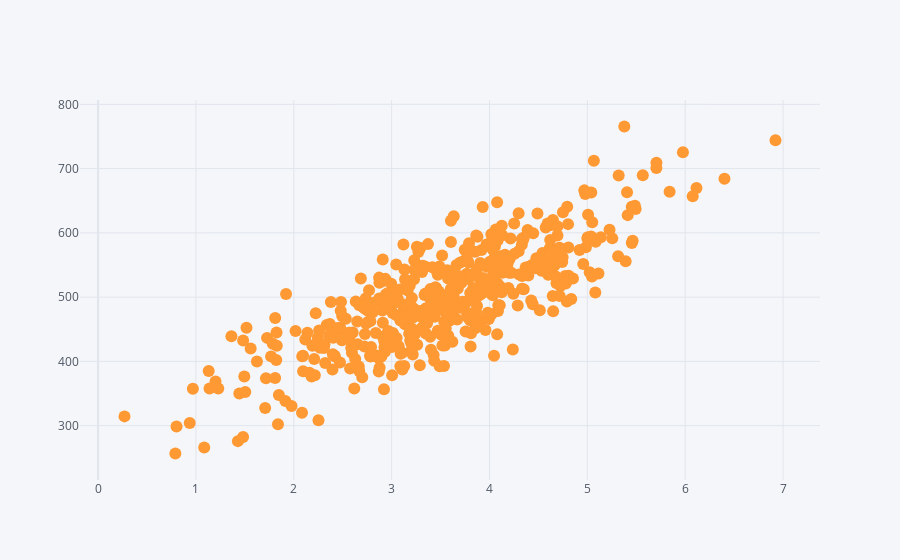

Notebook source saved alongside this figure:
### Code cell
df.iplot(x = 'Length of Membership', y = 'Yearly Amount Spent', kind = 'scatter', mode = 'markers')

### Figure 1 — Plotly figure (JSON) as saved in the notebook; plotly's stock layout.template omitted (floating-point values rounded to 4 significant figures; data arrays with more than 128 entries replaced by an {"elided": "..."} marker saying what was removed)
{"data": [{"line": {"color": "rgba(255, 153, 51, 1.0)", "dash": "solid", "shape": "linear", "width": 1.3}, "marker": {"size": 12, "symbol": "circle"}, "mode": "markers", "name": "Yearly Amount Spent", "text": "", "type": "scatter", "x": {"elided": "500 float values"}, "y": {"elided": "500 float values"}}], "layout": {"legend": {"bgcolor": "#F5F6F9", "font": {"color": "#4D5663"}}, "paper_bgcolor": "#F5F6F9", "plot_bgcolor": "#F5F6F9", "title": {"font": {"color": "#4D5663"}}, "xaxis": {"gridcolor": "#E1E5ED", "showgrid": true, "tickfont": {"color": "#4D5663"}, "title": {"font": {"color": "#4D5663"}, "text": ""}, "zerolinecolor": "#E1E5ED"}, "yaxis": {"gridcolor": "#E1E5ED", "showgrid": true, "tickfont": {"color": "#4D5663"}, "title": {"font": {"color": "#4D5663"}, "text": ""}, "zerolinecolor": "#E1E5ED"}}}
